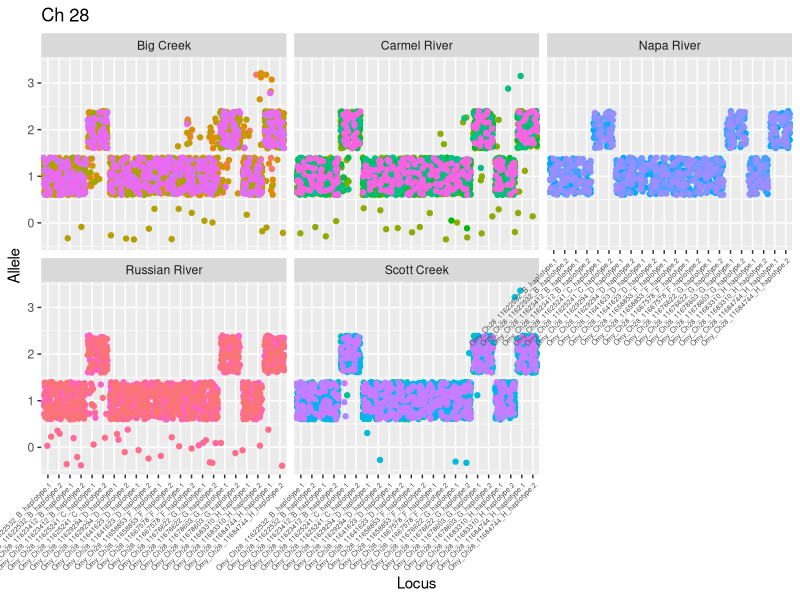
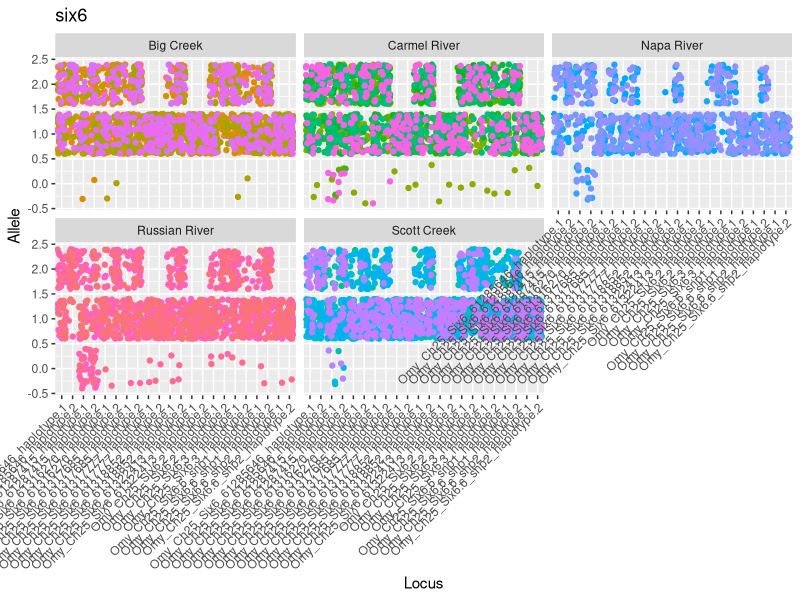
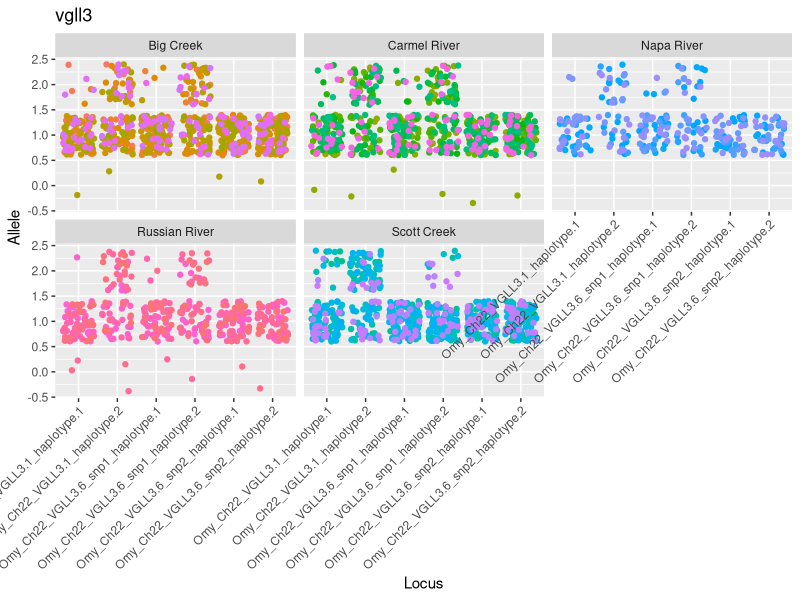
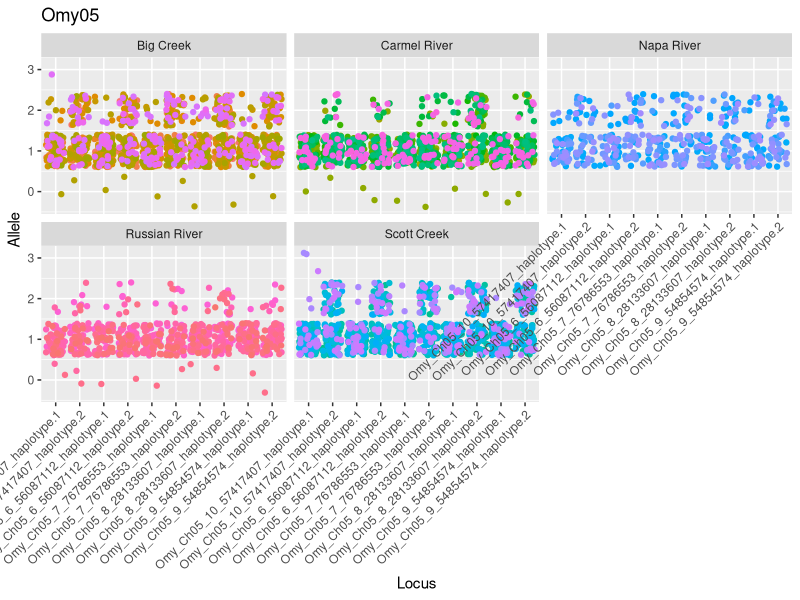
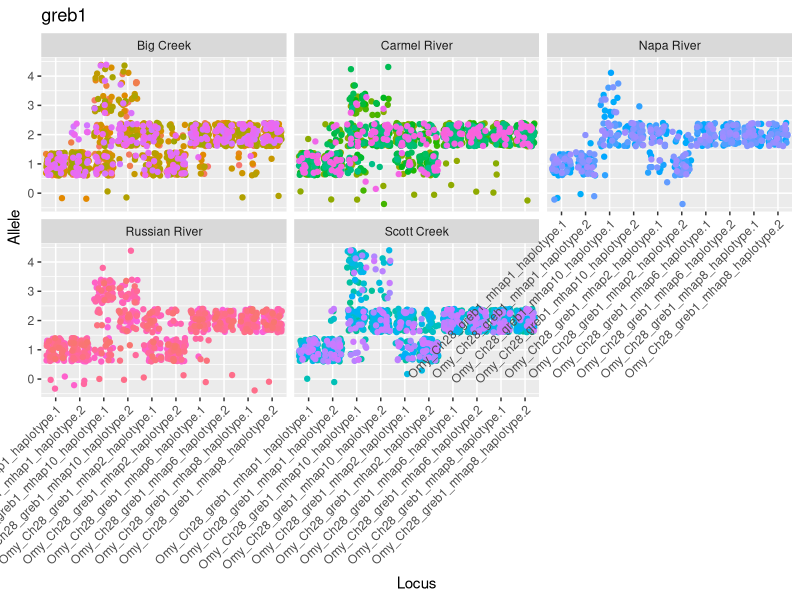

Generate these figures, in order, with R:
# Testing for variation in adaptive panel
library(tidyverse)
library(here)
adap_mhap <- read.csv(here("Genomics/Data/Adaptive_genotypes_mhapcode_wide.csv"))

# metadata
ctmax <- read.csv(here("Genomics/Data/Omy5_inversion_metadata_merge.csv"))

adap_mhap_pops <- ctmax %>% 
  rename(indiv.ID = NMFS_DNA_ID_use) %>% 
  filter(!indiv.ID %in% c("M145767","M145542", 
                          "M145524", "M145692")) %>% 
  dplyr::select(c(indiv.ID,WATERSHED)) %>% 
  left_join(., adap_mhap, by ="indiv.ID")

nc <- ncol(adap_mhap)
loci <- str_replace(names(adap_mhap)[seq(2, nc, by = 2)], "\\.1$", "")
# then make some long format genotypes
long_genos_adap <- adap_mhap %>% 
  gather(key = "loc", value = "Allele", -indiv.ID) %>%
  extract( # ChatGPT helped me with this code chunk. had to adapt from CKMR tutorial bc some of the gene names have other . in them
    loc,
    into = c("Locus", "gene_copy"),
    regex = "^(.*)\\.([12])$"
  ) %>%
  mutate(Allele = as.character(Allele)) %>%
  mutate(Allele = ifelse(Allele == "0", NA, Allele)) %>%
  rename(Indiv = indiv.ID)

alle_freqs_adap <- long_genos_adap %>%
  count(Locus, Allele) %>%
  group_by(Locus) %>%
  mutate(Freq = n / sum(n),
         Chrom = "Unk",
         Pos = as.integer(factor(Locus, levels = loci))) %>%
  ungroup() %>%
  dplyr::select(Chrom, Pos, Locus, Allele, Freq) %>%
  arrange(Pos, desc(Freq)) %>%
  mutate(AlleIdx = NA,
         LocIdx = NA) %>%
  filter(!is.na(Allele))

# I want to visualize genotypes. I also want to color it by location - maybe all individuals in each location are homogenous in genotypes

# Let's look at each gene group individually.
colnames(adap_mhap_pops)
adap_mhap[adap_mhap ==0] <- NA
ch28 <- adap_mhap_pops %>% 
  dplyr::select(starts_with(c("Omy_Ch28_11","indiv.ID","WATER")))
six6<- adap_mhap_pops %>% 
  dplyr::select(starts_with(c("Omy_Ch25_Six6","indiv.ID","WATER")))
greb <-adap_mhap_pops %>% 
  dplyr::select(starts_with(c("Omy_Ch28_greb1","indiv.ID","WATER")))
omy <- adap_mhap_pops %>% 
  dplyr::select(starts_with(c("Omy_Ch05","indiv.ID","WATER")))
vgll3 <- adap_mhap_pops %>% 
  dplyr::select(starts_with(c("Omy_Ch22_VGLL3","indiv.ID","WATER")))



# Ch 28
ch28_long <- ch28 %>%
  pivot_longer(
    cols = -c(indiv.ID,WATERSHED),
    names_to = "Locus",
    values_to = "Allele"
  )
ggplot(ch28_long,aes(x=Locus, y = Allele, color = indiv.ID))+ 
   geom_jitter()+
   labs(title = "Ch 28")+
  facet_wrap(~WATERSHED)+
   theme(legend.position = "none",
         axis.text.x = element_text(angle = 45, hjust = 1, size = 5))
 

# six6
six6_long <- six6 %>%
  pivot_longer(
    cols = -c(indiv.ID,WATERSHED),
    names_to = "Locus",
    values_to = "Allele"
  )
ggplot(six6_long,aes(x=Locus, y = Allele, color = indiv.ID))+ 
   geom_jitter()+
   labs(title = "six6")+
  facet_wrap(.~WATERSHED)+
   theme(legend.position = "none",
         axis.text.x = element_text(angle = 45, hjust = 1))

# vgll3
vgll3_long <- vgll3 %>%
  pivot_longer(
    cols = -c(indiv.ID,WATERSHED),
    names_to = "Locus",
    values_to = "Allele"
  )
ggplot(vgll3_long,aes(x=Locus, y = Allele, color = indiv.ID))+ 
  geom_jitter()+
  labs(title = "vgll3")+
  facet_wrap(.~WATERSHED)+
  theme(legend.position = "none",
        axis.text.x = element_text(angle = 45, hjust = 1))

# Omy05
omy_long <- omy %>%
  pivot_longer(
    cols = -c(indiv.ID,WATERSHED),
    names_to = "Locus",
    values_to = "Allele"
  )
ggplot(omy_long,aes(x=Locus, y = Allele, color = indiv.ID))+ 
  geom_jitter()+
  labs(title = "Omy05")+
  facet_wrap(.~WATERSHED)+
  theme(legend.position = "none",
        axis.text.x = element_text(angle = 45, hjust = 1))

# greb
greb_long <- greb %>%
  pivot_longer(
    cols = -c(indiv.ID,WATERSHED),
    names_to = "Locus",
    values_to = "Allele"
  )
ggplot(greb_long,aes(x=Locus, y = Allele, color = indiv.ID))+ 
  geom_jitter()+
  labs(title = "greb1")+
  facet_wrap(.~WATERSHED)+
  theme(legend.position = "none",
        axis.text.x = element_text(angle = 45, hjust = 1))
